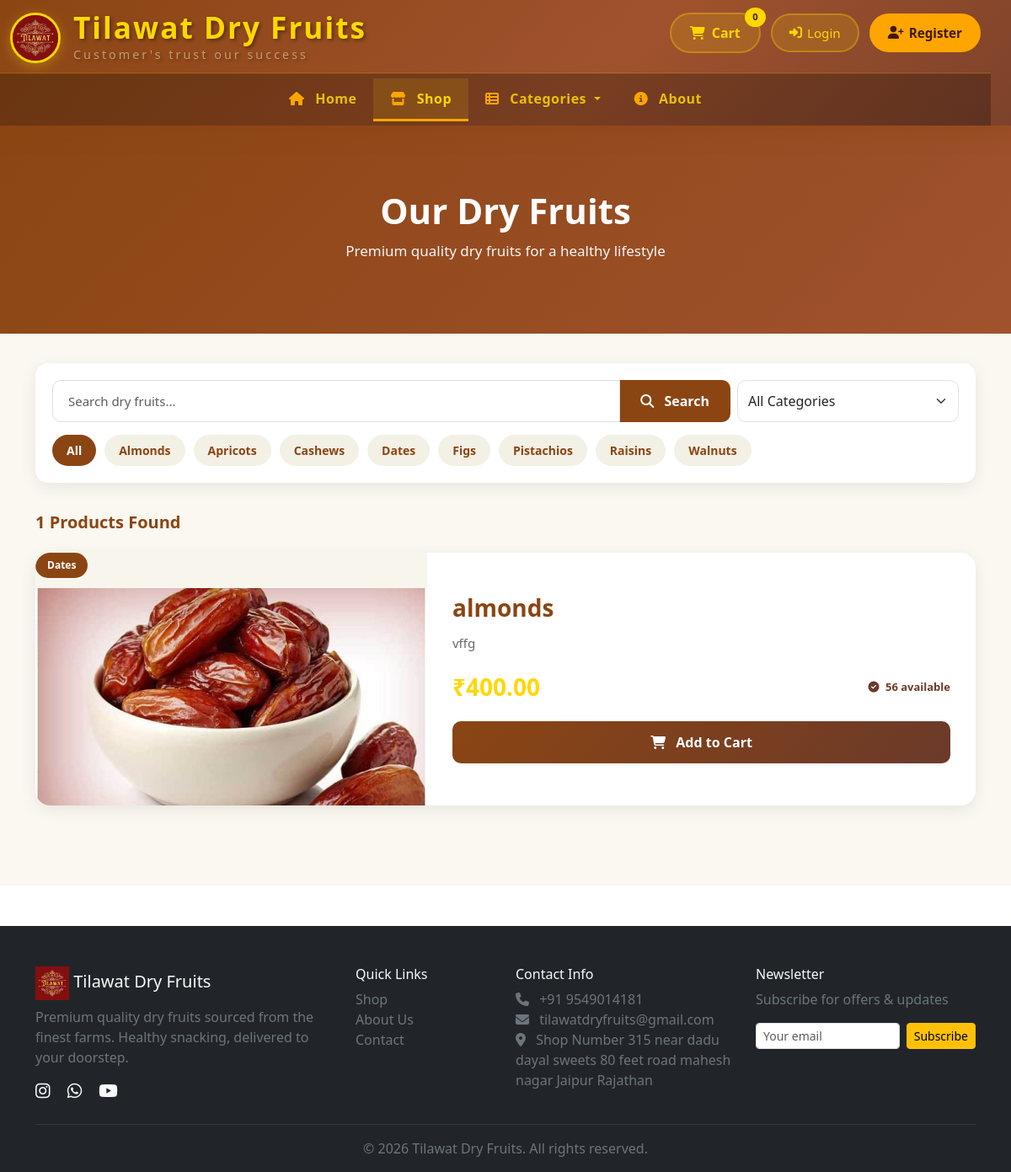
The page /shop.php on the database its author committed.
### tables this page shows
CREATE TABLE `categories` (
  `id` int(11) NOT NULL,
  `category_name` varchar(100) NOT NULL,
  `category_image` varchar(255) DEFAULT NULL
);

CREATE TABLE `products` (
  `id` int(11) NOT NULL,
  `category_id` int(11) NOT NULL,
  `product_name` varchar(150) NOT NULL,
  `description` text DEFAULT NULL,
  `price` decimal(10,2) NOT NULL,
  `stock` decimal(10,3) DEFAULT 0.000,
  `image` varchar(255) DEFAULT NULL,
  `status` enum('Active','Inactive') DEFAULT 'Active',
  `created_at` timestamp NOT NULL DEFAULT current_timestamp()
);

### shop.php (the view, shortened to what this page needs)
<?php
include 'includes/db.php';
$search = isset($_GET['search'])
    ? trim($_GET['search'])
    : '';
$category = isset($_GET['category'])
    ? intval($_GET['category'])
    : 0;
$categoryStmt = $pdo->query("
    SELECT
        id,
        category_name
    FROM categories
    ORDER BY category_name ASC
");
$categories = $categoryStmt->fetchAll(PDO::FETCH_ASSOC);
$sql = "
    SELECT
        p.*,
        c.category_name
    FROM products p
    INNER JOIN categories c
        ON p.category_id = c.id
    WHERE p.status = 'Active'
";
$params = [];
$sql .= "
    ORDER BY p.created_at DESC
";
$stmt = $pdo->prepare($sql);
$stmt->execute($params);
$products = $stmt->fetchAll(PDO::FETCH_ASSOC);
include 'includes/header.php';
?>
<div class="shop-page">
    <div class="shop-header">
        <div class="container">
            <h1>
                Our Dry Fruits
            </h1>
            <p>
                Premium quality dry fruits for a healthy lifestyle
            </p>
        </div>
    </div>
    <div class="container">
        <div class="shop-search-box">
            <form
                method="GET"
                action="shop.php"
            >
                <div class="row g-2">
                    <div class="col-md-9">
                        <div class="input-group">
                            <input
                                type="text"
                                name="search"
                                class="form-control search-input"
                                placeholder="Search dry fruits..."
                                value="<?php
                                    echo htmlspecialchars(
                                        $search
                                    );
                                ?>"
                            >
                            <button
                                type="submit"
                                class="search-button"
                            >
                                <i class="fas fa-search me-2"></i>
                                Search
                            </button>
                        </div>
                    </div>
                    <div class="col-md-3">
                        <select
                            name="category"
                            class="form-select"
                            style="
                                height:50px;
                                border-radius:10px;
                            "
                            onchange="this.form.submit()"
                        >
                            <option value="0">
                                All Categories
                            </option>
                        </select>
                    </div>
                </div>
            </form>
            <div class="category-filter">
                <a
                    href="shop.php"
                    class="<?php
                        echo $category == 0
                            ? 'active'
                            : '';
                    ?>"
                >
                    All
                </a>
                <?php foreach ($categories as $cat): ?>
                    <a
                        href="shop.php?category=<?php
                            echo $cat['id'];
                        ?><?php
                            echo $search !== ''
                                ? '&search=' .
                                  urlencode($search)
                                : '';
                        ?>"
                        class="<?php
                            echo $category ==
                                $cat['id']
                                ? 'active'
                                : '';
                        ?>"
                    >
                        <?php
                        echo htmlspecialchars(
                            $cat['category_name']
                        );
                        ?>
                    </a>
                <?php endforeach; ?>
            </div>
        </div>
        <div
            class="
                d-flex
                justify-content-between
                align-items-center
                mb-4
            "
        >
            <h5
                class="fw-bold mb-0"
                style="color:#8B4513;"
            >
                <?php echo count($products); ?>
                Products Found
            </h5>
        </div>
        <?php if (!empty($products)): ?>
            <?php foreach ($products as $product): ?>
                <?php
                $productImage =
                    trim(
                        $product['image'] ?? ''
                    );
                if ($productImage === '') {
                    $productImage = 'default.jpg';
                } else {
                    $productImage =
                        basename($productImage);
                }
                $imagePath =
                    'assets/images/products/' .
                    $productImage;
                ?>
                <div class="shop-product-card">
                    <div class="row g-0 align-items-stretch">
                        <div class="col-md-5">
                            <div
                                class="product-image-wrapper"
                            >
                                <span
                                    class="
                                        product-category-badge
                                    "
                                >
                                    <?php
                                    echo htmlspecialchars(
                                        $product['category_name']
                                    );
                                    ?>
                                </span>
                                <img
                                    src="<?php
                                        echo htmlspecialchars(
                                            $imagePath
                                        );
                                    ?>"
                                    alt="<?php
                                        echo htmlspecialchars(
                                            $product['product_name']
                                        );
                                    ?>"
                                    onerror="
                                        this.src='assets/images/products/default.jpg';
                                    "
                                >
                            </div>
                        </div>
                        <div class="col-md-7">
                            <div
                                class="
                                    product-information
                                "
                            >
                                <h2
                                    class="product-name"
                                >
                                    <?php
                                    echo htmlspecialchars(
                                        $product['product_name']
                                    );
                                    ?>
                                </h2>
                                <p
                                    class="
                                        product-description
                                    "
                                >
                                    <?php
                                    $description =
                                        trim(
                                            $product['description']
                                            ?? ''
                                        );
                                    if ($description === '') {
                                        echo
                                            'Premium quality dry fruits, fresh and carefully selected for you.';
                                    } else {
                                        echo nl2br(
                                            htmlspecialchars(
                                                $description
                                            )
                                        );
                                    }
                                    ?>
                                </p>
                                <div
                                    class="
                                        d-flex
                                        justify-content-between
                                        align-items-center
                                        flex-wrap
                                        gap-2
                                    "
                                >
                                    <span
                                        class="
                                            product-price
                                        "
                                    >
                                        ₹<?php
                                        echo number_format(
                                            (float)
                                            $product['price'],
                                            2
                                        );
                                        ?>
                                    </span>
                                    <?php if (
                                        (int)$product['stock'] > 0
                                    ): ?>
                                        <span
                                            class="
                                                product-stock
                                            "
                                        >
                                            <i
                                                class="
                                                    fas
                                                    fa-check-circle
                                                    me-1
                                                "
                                            ></i>
                                            <?php
                                            echo (int)
                                                $product['stock'];
                                            ?>
                                            available
                                        </span>
                                    <?php endif; ?>
                                </div>
                                <?php if (
                                    (int)$product['stock'] > 0
                                ): ?>
                                    <form
                                        method="POST"
                                        action="cart.php"
                                    >
                                        <button
                                            type="submit"
                                            name="add_to_cart"
                                            class="add-cart-btn"
                                        >
                                            <i
                                                class="
                                                    fas
                                                    fa-shopping-cart
                                                    me-2
                                                "
                                            ></i>
                                            Add to Cart
                                        </button>
                                    </form>
                                <?php endif; ?>
                            </div>
                        </div>
                    </div>
                </div>
            <?php endforeach; ?>
        <?php endif; ?>
    </div>
</div>
<?php
include 'includes/footer.php';
?>

### rows shown on the page
categories: category_name "Almonds"
categories: category_name "Apricots"
categories: category_name "Cashews"
categories: category_name "Dates"
categories: category_name "Figs"
categories: category_name "Pistachios"
categories: category_name "Raisins"
categories: category_name "Walnuts"
products: category.category_name "Dates", image (picture), product_name "almonds", description "vffg", price "400.00", stock "56"

### other values the page prints
getCartCount() "0"
count($products) "1"
